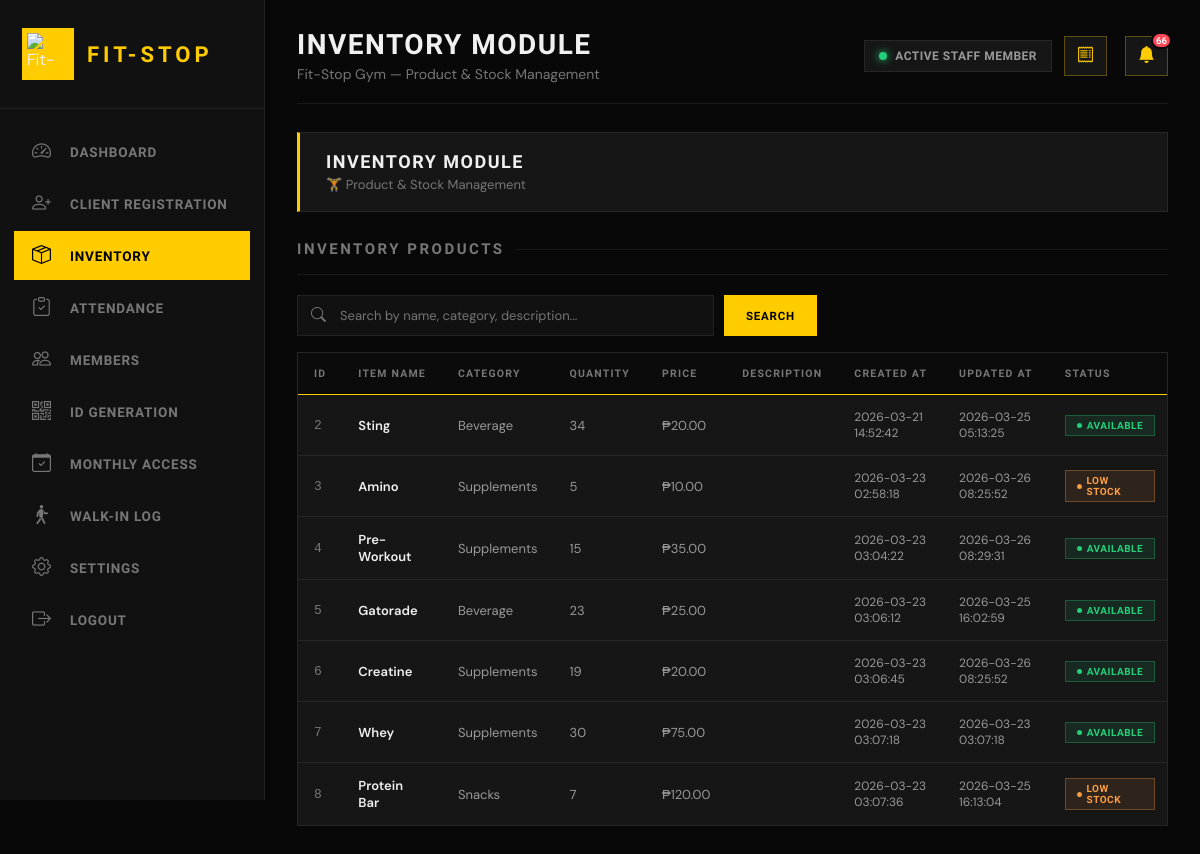
The app's page /staff/inventory.php with its own data.
### tables this page shows
CREATE TABLE inventory (   id INTEGER PRIMARY KEY AUTOINCREMENT,   item_name VARCHAR(100) NOT NULL,   category VARCHAR(50) NOT NULL,   quantity INTEGER NOT NULL DEFAULT 0,   price DECIMAL(10, 2) NOT NULL DEFAULT 0.00,   description TEXT,   created_at TIMESTAMP DEFAULT CURRENT_TIMESTAMP,   updated_at TIMESTAMP DEFAULT CURRENT_TIMESTAMP );

### staff/inventory.php (the view, shortened to what this page needs)
<?php
require_once '../login/connection.php';
try {
    $rows = $pdo->query("SELECT * FROM inventory ORDER BY id ASC")->fetchAll(PDO::FETCH_ASSOC);
} catch (Exception $e) { $rows = []; }
?>
<!DOCTYPE html>
<html lang="en">
<head>
  <link rel="stylesheet" href="staff.css">
  <link href="https://cdn.jsdelivr.net/npm/bootstrap-icons/font/bootstrap-icons.css" rel="stylesheet">
</head>
<body>
<div class="dashboard">
  <aside class="sidebar">
    <div class="sidebar-header">
      <img src="staffimage/FIT-STOP LOGO.png" alt="Fit-Stop Logo" class="logo-img">
      <span class="logo-text">Fit-Stop</span>
    </div>
    <ul class="menu">
  <li onclick="window.location.href='staff.php'" style="cursor:pointer;">
    <i class="bi bi-speedometer2"></i><span>Dashboard</span>
  </li>
  <li onclick="window.location.href='staff.php#clientRegistration'" style="cursor:pointer;">
    <i class="bi bi-person-plus"></i><span>Client Registration</span>
  </li>
  <li class="active" style="cursor:pointer;">
    <i class="bi bi-box-seam"></i><span>Inventory</span>
  </li>
  <li onclick="window.location.href='staff.php#attendance'" style="cursor:pointer;">
    <i class="bi bi-clipboard-check"></i><span>Attendance</span>
  </li>
  <li onclick="window.location.href='staff.php#memberManagement'" style="cursor:pointer;">
    <i class="bi bi-people"></i><span>Members</span>
  </li>
  <li onclick="window.location.href='staff.php#idGeneration'" style="cursor:pointer;">
    <i class="bi bi-qr-code"></i><span>ID Generation</span>
  </li>
  <li id="monthlyBtn" onclick="window.location.href='monthly.php'" style="cursor:pointer;">
        <i class="bi bi-calendar-check"></i>
        <span>Monthly Access</span>
  </li>
  <li onclick="window.location.href='walkin_attendance.php'" style="cursor:pointer;">
      <i class="bi bi-person-walking"></i>
      <span>Walk-In Log</span>
      </li>
  <li onclick="window.location.href='staff.php#settings'" style="cursor:pointer;">
    <i class="bi bi-gear"></i><span>Settings</span>
  </li>
  <li onclick="document.getElementById('logoutForm').submit()" style="cursor:pointer;">
    <i class="bi bi-box-arrow-right"></i><span>Logout</span>
  </li>
</ul>
  </aside>
  <main class="main-content">
    <div class="topbar">
      <div class="topbar-left">
        <h1>Inventory Module</h1>
        <p>Fit-Stop Gym — Product &amp; Stock Management</p>
      </div>
      <div class="topbar-right">
        <div class="topbar-badge">
          <div class="topbar-dot"></div>
          Active Staff Member
        </div>
        <button class="notif-bell-btn" onclick="openSalesModal()" title="Daily Sales / Counter Logsheet"
          style="margin-right:6px;position:relative;">
          <i class="bi bi-receipt"></i>
        </button>
        <div class="notif-wrapper" id="notifWrapper">
          <button class="notif-bell-btn" onclick="toggleNotifPanel()" title="Notification History">
            <i class="bi bi-bell-fill"></i>
          <span class="notif-badge hidden" id="notifBadge">0</span>
          </button>
        </div>
      </div>
    </div>
    <div class="profile-container" style="margin-bottom:28px;">
      <div class="profile-content">
        <div class="profile-text">
          <strong class="profile-name">Inventory Module</strong>
          <span class="profile-streak">🏋️ Product &amp; Stock Management</span>
        </div>
      </div>
    </div>
    <section class="inventory-section">
      <h2>Inventory Products</h2>
      <div class="inventory-header">
        <div class="search-container">
          <div class="search-wrapper">
            <i class="bi bi-search search-icon"></i>
            <input type="text" class="search-input" placeholder="Search by name, category, description...">
          </div>
          <button class="search-btn">Search</button>
        </div>
      </div>
      <div class="inventory-table">
        <table>
          <thead>
            <tr>
              <th>ID</th><th>Item Name</th><th>Category</th><th>Quantity</th>
              <th>Price</th><th>Description</th><th>Created At</th><th>Updated At</th>
              <th>Status</th>
            </tr>
          </thead>
          <tbody id="inventoryBody">
            <?php foreach ($rows as $row):
              $qty = (int)$row['quantity'];
              if ($qty === 0)     { $statusCls = 'inactive';  $statusTxt = 'Out of Stock'; }
              elseif ($qty <= 10) { $statusCls = 'low-stock'; $statusTxt = 'Low Stock'; }
              else                { $statusCls = 'active';    $statusTxt = 'Available'; }
              $priceFormatted = '&#8369;' . number_format((float)$row['price'], 2);
            ?>
            <tr data-id="<?= $row['id'] ?>"
                data-name="<?= htmlspecialchars($row['item_name']) ?>"
                data-category="<?= htmlspecialchars($row['category']) ?>"
                data-qty="<?= $qty ?>"
                data-price="<?= $row['price'] ?>"
                data-description="<?= htmlspecialchars($row['description'] ?? '') ?>"
                data-created="<?= $row['created_at'] ?>"
                data-updated="<?= $row['updated_at'] ?>">
              <td style="color:var(--text-muted);font-family:monospace;"><?= $row['id'] ?></td>
              <td style="color:var(--text-primary);font-weight:600;"><?= htmlspecialchars($row['item_name']) ?></td>
              <td><?= htmlspecialchars($row['category']) ?></td>
              <td class="qty-cell"><?= $qty ?></td>
              <td><?= $priceFormatted ?></td>
              <td style="max-width:180px;white-space:nowrap;overflow:hidden;text-overflow:ellipsis;"><?= htmlspecialchars($row['description'] ?? '—') ?></td>
              <td class="created-cell" style="font-size:12px;"><?= $row['created_at'] ?></td>
              <td class="updated-cell" style="font-size:12px;"><?= $row['updated_at'] ?></td>
             <td><span class="status-badge <?= $statusCls ?>"><?= $statusTxt ?></span></td>
            </tr>
            <?php endforeach; ?>
          </tbody>
        </table>
      </div>
    </section>
  </main>
</div>
</body>
</html>

### records on screen
inventory: id "2", item_name "Sting", category "Beverage", quantity "34", price "₱20.00", created_at "2026-03-21 14:52:42", updated_at "2026-03-25 05:13:25", quantity "AVAILABLE"
inventory: id "3", item_name "Amino", category "Supplements", quantity "5", price "₱10.00", created_at "2026-03-23 02:58:18", updated_at "2026-03-26 08:25:52", quantity "LOW STOCK"
inventory: id "4", item_name "Pre-Workout", category "Supplements", quantity "15", price "₱35.00", created_at "2026-03-23 03:04:22", updated_at "2026-03-26 08:29:31", quantity "AVAILABLE"
inventory: id "5", item_name "Gatorade", category "Beverage", quantity "23", price "₱25.00", created_at "2026-03-23 03:06:12", updated_at "2026-03-25 16:02:59", quantity "AVAILABLE"
inventory: id "6", item_name "Creatine", category "Supplements", quantity "19", price "₱20.00", created_at "2026-03-23 03:06:45", updated_at "2026-03-26 08:25:52", quantity "AVAILABLE"
inventory: id "7", item_name "Whey", category "Supplements", quantity "30", price "₱75.00", created_at "2026-03-23 03:07:18", updated_at "2026-03-23 03:07:18", quantity "AVAILABLE"
inventory: id "8", item_name "Protein Bar", category "Snacks", quantity "7", price "₱120.00", created_at "2026-03-23 03:07:36", updated_at "2026-03-25 16:13:04", quantity "LOW STOCK"
